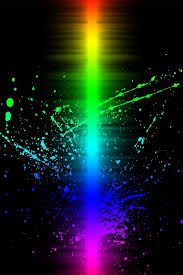
#> input picture PACKT/data/images.jpeg, 183 x 275 px
$ python gray.py
#> lines starting #> are read from the running program, lines starting #| are printed output that depends on the picture

import cv2

grayImage = cv2.imread('../data/images.jpeg', cv2.IMREAD_GRAYSCALE)
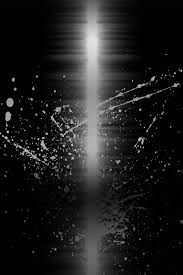
#> grayImage: shape (275, 183); min 0, max 226, mean 30.8
cv2.imwrite('MyPicGray.png', grayImage)
